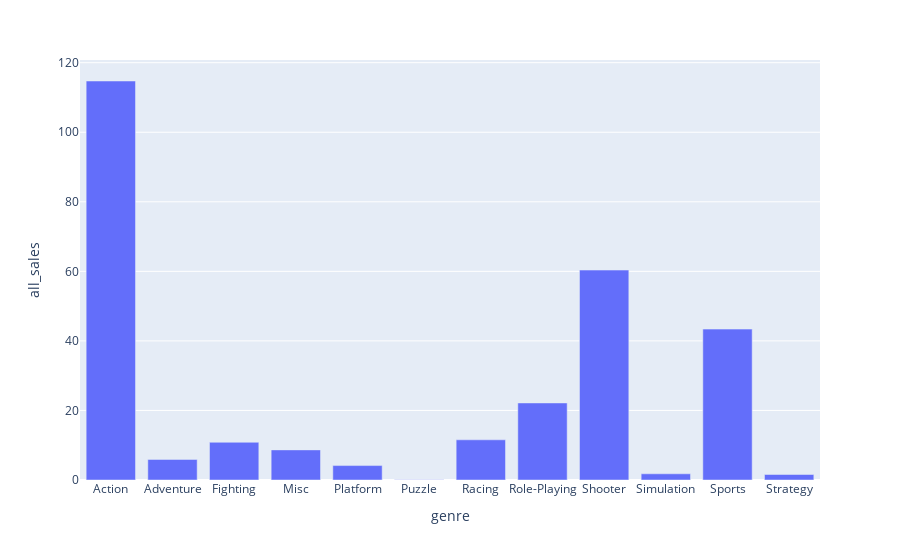
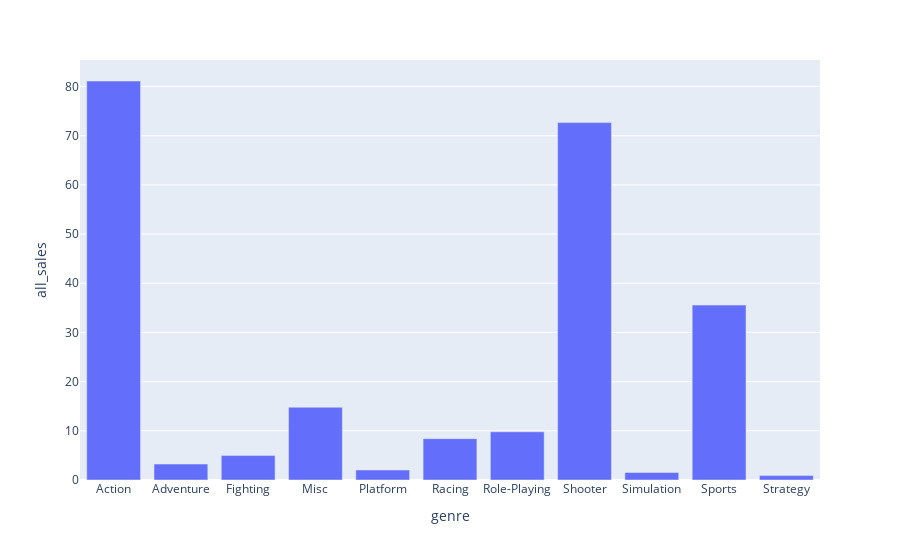
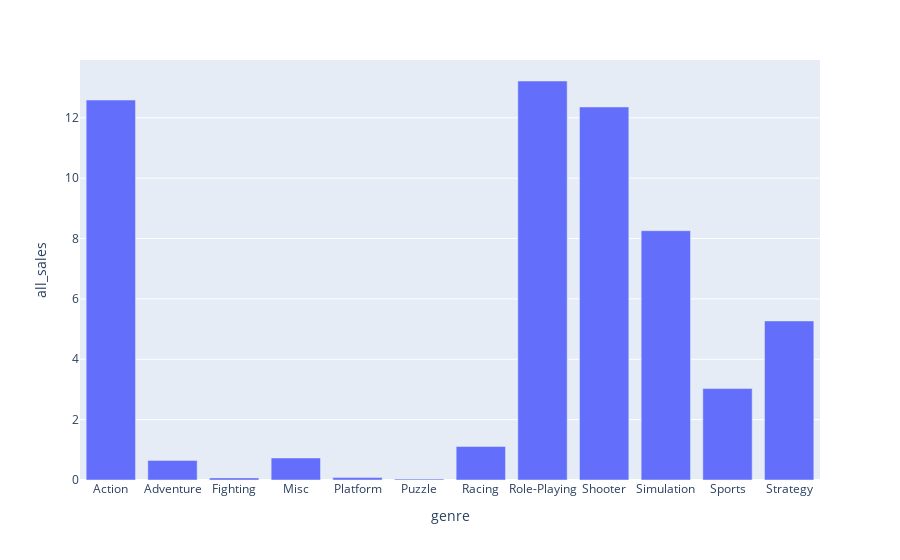

The notebook cell saved with these charts, in order:
### Markdown cell above
Выводы подтвердились. Вообще, сама по себе индустрия отзывов и оценок абсолютно необъективна: накрутки, покупки отзывов критиков. Предзаказы игр, которые должны были бы быть хорошими, но оказались плохими. Отсюда могут быть высокие продажи при плохих оценках и т.д. Короче говоря: оценки игры и её продажи не коррелируют (конечно, есть исключения, но они редки)

### Code cell
#рассмотрим распределение продаж по жанрам на двух популярных платформах: PS3 и PC, X360
print ('PS3')
df_genre = df_actual.query('platform=="PS3"').pivot_table(index='genre', values=['na_sales','eu_sales','jp_sales', 'other_sales', 'all_sales'], aggfunc='sum').reset_index()
fig = px.bar(df_genre, x='genre', y='all_sales')
fig.show()

print ('X360')
df_genre = df_actual.query('platform=="X360"').pivot_table(index='genre', values=['na_sales','eu_sales','jp_sales', 'other_sales', 'all_sales'], aggfunc='sum').reset_index()
fig = px.bar(df_genre, x='genre', y='all_sales')
fig.show()

print ('PC')
df_genre = df_actual.query('platform=="PC"').pivot_table(index='genre', values=['na_sales','eu_sales','jp_sales', 'other_sales', 'all_sales'], aggfunc='sum').reset_index()
fig = px.bar(df_genre, x='genre', y='all_sales')
fig.show()

### Figure 1 — Plotly figure (JSON) as saved in the notebook; plotly's stock layout.template omitted (floating-point values rounded to 4 significant figures)
{"data": [{"alignmentgroup": "True", "hovertemplate": "genre=%{x}<br>all_sales=%{y}<extra></extra>", "legendgroup": "", "marker": {"color": "#636efa", "pattern": {"shape": ""}}, "name": "", "offsetgroup": "", "orientation": "v", "showlegend": false, "textposition": "auto", "type": "bar", "x": ["Action", "Adventure", "Fighting", "Misc", "Platform", "Puzzle", "Racing", "Role-Playing", "Shooter", "Simulation", "Sports", "Strategy"], "xaxis": "x", "y": [114.7, 5.91, 10.85, 8.66, 4.15, 0.04, 11.56, 22.16, 60.37, 1.78, 43.39, 1.58], "yaxis": "y"}], "layout": {"autosize": true, "barmode": "relative", "legend": {"tracegroupgap": 0}, "margin": {"t": 60}, "xaxis": {"anchor": "y", "autorange": true, "domain": [0, 1], "range": [-0.5, 11.5], "title": {"text": "genre"}, "type": "category"}, "yaxis": {"anchor": "x", "autorange": true, "domain": [0, 1], "range": [0, 120.8], "title": {"text": "all_sales"}, "type": "linear"}}}

### Figure 2 — Plotly figure (JSON) as saved in the notebook; plotly's stock layout.template omitted (floating-point values rounded to 4 significant figures)
{"data": [{"alignmentgroup": "True", "hovertemplate": "genre=%{x}<br>all_sales=%{y}<extra></extra>", "legendgroup": "", "marker": {"color": "#636efa", "pattern": {"shape": ""}}, "name": "", "offsetgroup": "", "orientation": "v", "showlegend": false, "textposition": "auto", "type": "bar", "x": ["Action", "Adventure", "Fighting", "Misc", "Platform", "Racing", "Role-Playing", "Shooter", "Simulation", "Sports", "Strategy"], "xaxis": "x", "y": [81.12, 3.24, 4.97, 14.79, 2.04, 8.41, 9.8, 72.66, 1.53, 35.56, 0.9], "yaxis": "y"}], "layout": {"autosize": true, "barmode": "relative", "legend": {"tracegroupgap": 0}, "margin": {"t": 60}, "xaxis": {"anchor": "y", "autorange": true, "domain": [0, 1], "range": [-0.5, 10.5], "title": {"text": "genre"}, "type": "category"}, "yaxis": {"anchor": "x", "autorange": true, "domain": [0, 1], "range": [0, 85.39], "title": {"text": "all_sales"}, "type": "linear"}}}

### Figure 3 — Plotly figure (JSON) as saved in the notebook; plotly's stock layout.template omitted (floating-point values rounded to 4 significant figures)
{"data": [{"alignmentgroup": "True", "hovertemplate": "genre=%{x}<br>all_sales=%{y}<extra></extra>", "legendgroup": "", "marker": {"color": "#636efa", "pattern": {"shape": ""}}, "name": "", "offsetgroup": "", "orientation": "v", "showlegend": false, "textposition": "auto", "type": "bar", "x": ["Action", "Adventure", "Fighting", "Misc", "Platform", "Puzzle", "Racing", "Role-Playing", "Shooter", "Simulation", "Sports", "Strategy"], "xaxis": "x", "y": [12.59, 0.65, 0.07, 0.73, 0.08, 0.03, 1.11, 13.22, 12.36, 8.26, 3.03, 5.27], "yaxis": "y"}], "layout": {"autosize": true, "barmode": "relative", "legend": {"tracegroupgap": 0}, "margin": {"t": 60}, "xaxis": {"anchor": "y", "autorange": true, "domain": [0, 1], "range": [-0.5, 11.5], "title": {"text": "genre"}, "type": "category"}, "yaxis": {"anchor": "x", "autorange": true, "domain": [0, 1], "range": [0, 13.92], "title": {"text": "all_sales"}, "type": "linear"}}}
